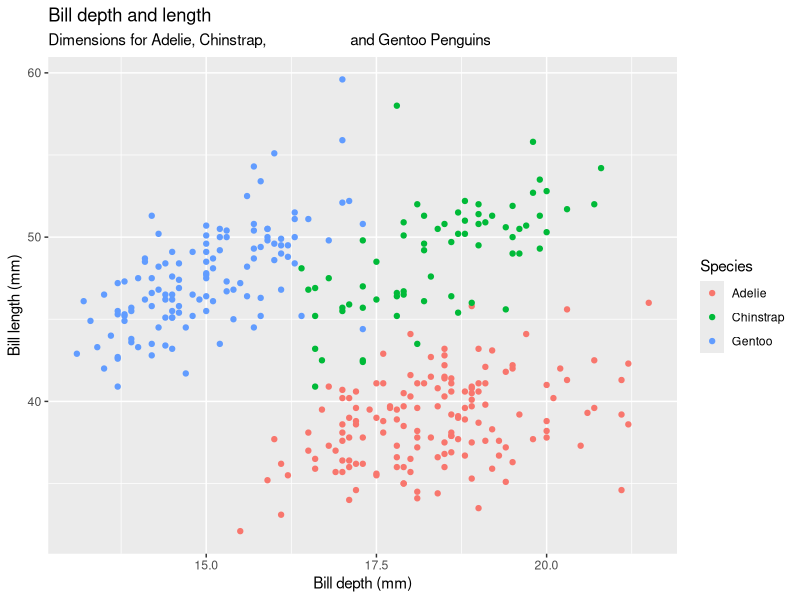

R code for this plot:
## ---- chunk 1
library(palmerpenguins)
library(tidyverse)
ggplot(penguins, 
       aes(x = bill_depth_mm, y = bill_length_mm,
       colour = species)) +
  geom_point() +
  labs(title = "Bill depth and length",
       subtitle = "Dimensions for Adelie, Chinstrap,                     and Gentoo Penguins",
       x = "Bill depth (mm)", 
       y = "Bill length (mm)",
       colour = "Species")
